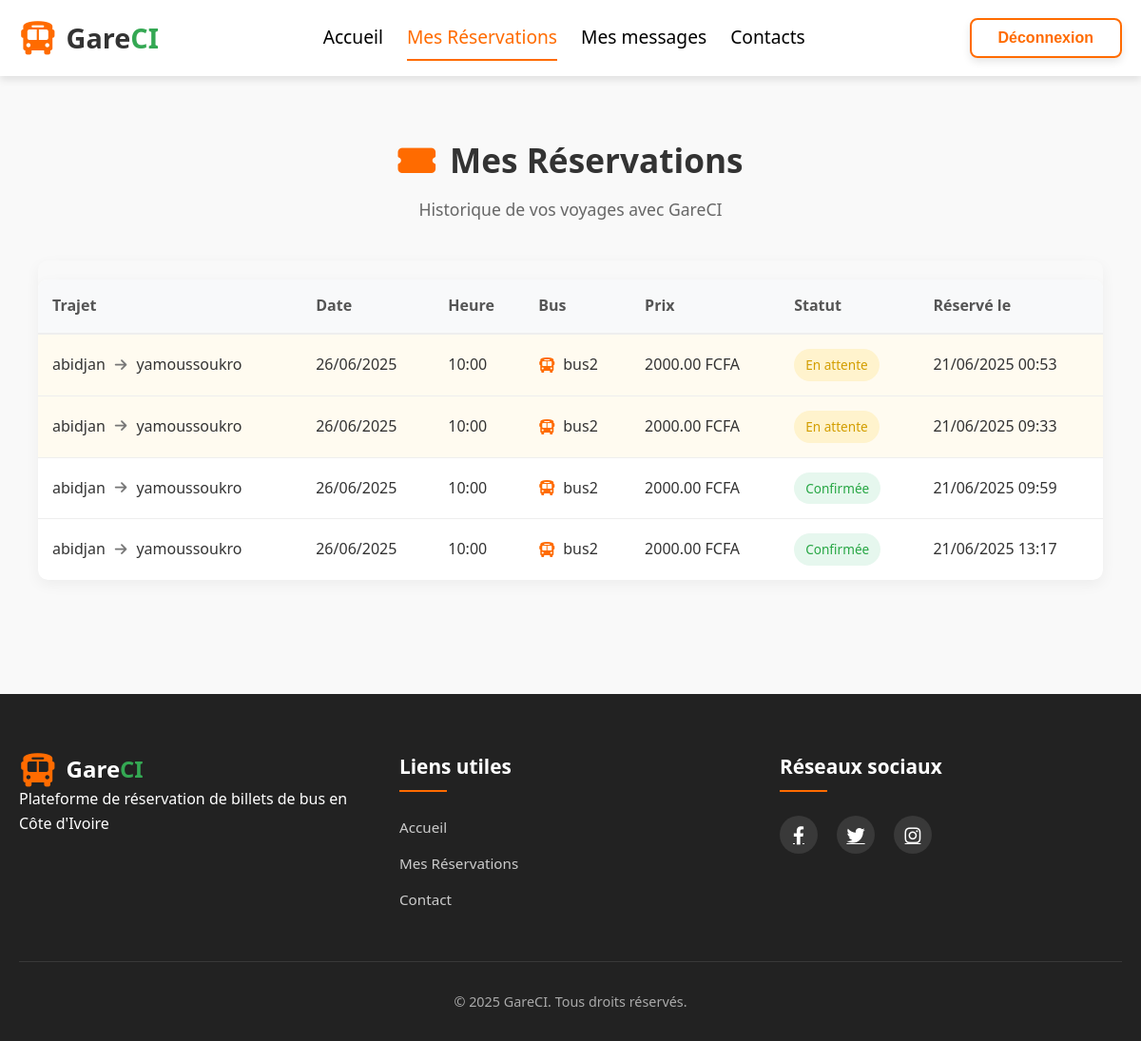
Screenshot of /reservations/list/ (signed in) with the database file from the repository.
### reservations/models.py (models this page shows, shortened)
class Reservation(models.Model):
    STATUS_CHOICES = [
        ('P', 'En attente'),
        ('C', 'Confirmée'),
        ('X', 'Annulée'),
    ]
    user = models.ForeignKey(settings.AUTH_USER_MODEL, on_delete=models.CASCADE)
    departure = models.ForeignKey(Departure, on_delete=models.CASCADE)
    status = models.CharField(max_length=1, choices=STATUS_CHOICES, default='P')
    booked_at = models.DateTimeField(auto_now_add=True)

### trips/models.py (models this page shows, shortened)
class Departure(models.Model):
    trip = models.ForeignKey(Trip, on_delete=models.CASCADE)
    bus = models.ForeignKey(Bus, on_delete=models.CASCADE)
    date = models.DateField()
    time = models.TimeField()
    is_active = models.BooleanField(default=True)
    class Meta:
        ordering = ['date', 'time']  # Tri par défaut par date puis heure

class Trip(models.Model):
    origin = models.CharField(max_length=100)       # Ville de départ
    destination = models.CharField(max_length=100)  # Ville d'arrivée
    category = models.ForeignKey(Category, on_delete=models.CASCADE)
    description = models.TextField(blank=True)
    price = models.DecimalField(max_digits=10, decimal_places=2, default=0)  # Prix du trajet

class Bus(models.Model):
    name = models.CharField(max_length=100)
    capacity = models.PositiveIntegerField()
    def __str__(self):
        return self.name

### reservations/views.py (the view)
# urls.py: path('reservations/', ReservationAdminListView.as_view(), name='reservation_list'),
@login_required
def reservation_list(request):
    reservations = Reservation.objects.filter(user=request.user)
    return render(request, 'reservations/reservation_list.html', {'reservations': reservations,'active_tab':'reservation'})

### reservations/templates/reservations/reservation_list.html (shortened to what this page needs)
{% extends 'base.html' %}
{% block content %}
<div class="reservations-container">
    <div class="reservations-header">
        <h1><i class="fas fa-ticket-alt"></i> Mes Réservations</h1>
        <p class="subtitle">Historique de vos voyages avec GareCI</p>
    </div>
    {% if user.is_authenticated %}
        {% if reservations %}
        <div class="reservations-table-container">
            <table class="reservations-table">
                <thead>
                    <tr>
                        <th>Trajet</th>
                        <th>Date</th>
                        <th>Heure</th>
                        <th>Bus</th>
                        <th>Prix</th>
                        <th>Statut</th>
                        <th>Réservé le</th>
                    </tr>
                </thead>
                <tbody>
                    {% for reservation in reservations %}
                    <tr class="reservation-row {% if reservation.status == 'X' %}cancelled{% elif reservation.status == 'P' %}pending{% endif %}">
                        <td data-label="Trajet">
                            <div class="trip-info">
                                <span class="origin">{{ reservation.departure.trip.origin }}</span>
                                <i class="fas fa-arrow-right"></i>
                                <span class="destination">{{ reservation.departure.trip.destination }}</span>
                            </div>
                        </td>
                        <td data-label="Date">{{ reservation.departure.date|date:"d/m/Y" }}</td>
                        <td data-label="Heure">{{ reservation.departure.time|time:'H:i' }}</td>
                        <td data-label="Bus">
                            <div class="bus-info">
                                <i class="fas fa-bus"></i> {{ reservation.departure.bus }}
                            </div>
                        </td>
                        <td data-label="Prix">{{ reservation.departure.trip.price }} FCFA</td>
                        <td data-label="Statut">
                            <span class="status-badge
                                {% if reservation.status == 'C' %}confirmed
                                {% elif reservation.status == 'P' %}pending
                                {% else %}cancelled{% endif %}">
                                {% if reservation.status == 'P' %}En attente
                                {% elif reservation.status == 'C' %}Confirmée
                                {% elif reservation.status == 'X' %}Annulée{% endif %}
                            </span>
                        </td>
                        <td data-label="Réservé le">{{ reservation.booked_at|date:'d/m/Y H:i' }}</td>
                    </tr>
                    {% endfor %}
                </tbody>
            </table>
        </div>
        {% endif %}
    {% endif %}
</div>
{% endblock %}

### static/css/bases.css (style rules this page uses)
:root { --primary-color: #FF6B00; --secondary-color: #34A853; --text-color: #333; --bg-color: #f9f9f9; --footer-bg: #222; --shadow-default: 0 4px 8px rgba(0, 0, 0, 0.1); --border_c: #ddd; }
* { margin: 0; padding: 0; box-sizing: border-box; }
body { font-family: 'Segoe UI', Tahoma, Geneva, Verdana, sans-serif; line-height: 1.6; color: var(--text-color); background-color: var(--bg-color); position: relative; min-height: 100vh; }

### static/css/homes.css (style rules this page uses)
.reservations-table { width: 100%; border-collapse: collapse; background-color: white; border-radius: 10px; box-shadow: 0 5px 15px rgba(0, 0, 0, 0.05); overflow: hidden; margin-top: 20px; }
.reservations-table th, .reservations-table td { padding: 12px 15px; text-align: left; border-bottom: 1px solid #e0e0e0; }
.reservations-table th { background-color: #f9f9f9; font-weight: 600; }

### static/css/searchs.css (style rules this page uses)
.trip-info { display: flex; align-items: center; gap: 10px; }
.trip-info i { color: #777; font-size: 0.9rem; }
.bus-info { display: flex; align-items: center; gap: 8px; }
.bus-info i { color: #FF6B00; }

### static/css/reservations/reservationlistes.css (style rules this page uses)
.reservations-container { max-width: 1200px; margin: 40px auto; padding: 0 20px; }
.reservations-header { text-align: center; margin-bottom: 40px; }
.reservations-header h1 { color: #333; font-size: 2.2rem; margin-bottom: 10px; display: flex; align-items: center; justify-content: center; }
.reservations-header h1 i { margin-right: 15px; color: #FF6B00; }
.reservations-header .subtitle { color: #666; font-size: 1.1rem; }
.reservations-table-container { overflow-x: auto; box-shadow: 0 5px 15px rgba(0, 0, 0, 0.05); border-radius: 10px; margin-bottom: 40px; }
.reservations-table { width: 100%; border-collapse: collapse; background-color: white; }
.reservations-table th { background-color: #f8f9fa; padding: 15px; text-align: left; font-weight: 600; color: #555; border-bottom: 2px solid #eee; }
.reservations-table td { padding: 15px; border-bottom: 1px solid #eee; vertical-align: middle; }
.reservations-table tr:last-child td { border-bottom: none; }
.reservation-row.pending { background-color: #fffbf0; }
.trip-info { display: flex; align-items: center; gap: 10px; }
.trip-info i { color: #777; font-size: 0.9rem; }
.bus-info { display: flex; align-items: center; gap: 8px; }
.bus-info i { color: #FF6B00; }
.status-badge { display: inline-block; padding: 6px 12px; border-radius: 20px; font-size: 0.85rem; font-weight: 500; }
.status-badge.confirmed { background-color: #e6f7ee; color: #28a745; }
.status-badge.pending { background-color: #fff3cd; color: #d39e00; }

### rows the page displays
Reservation: departure.trip.origin "abidjan", departure.trip.destination "yamoussoukro", departure "26/06/2025", departure.time "10:00", departure.bus "bus2", departure.trip.price "2000.00", status "En attente", booked_at "21/06/2025 00:53"
Reservation: departure.trip.origin "abidjan", departure.trip.destination "yamoussoukro", departure "26/06/2025", departure.time "10:00", departure.bus "bus2", departure.trip.price "2000.00", status "En attente", booked_at "21/06/2025 09:33"
Reservation: departure.trip.origin "abidjan", departure.trip.destination "yamoussoukro", departure "26/06/2025", departure.time "10:00", departure.bus "bus2", departure.trip.price "2000.00", status "Confirmée", booked_at "21/06/2025 09:59"
Reservation: departure.trip.origin "abidjan", departure.trip.destination "yamoussoukro", departure "26/06/2025", departure.time "10:00", departure.bus "bus2", departure.trip.price "2000.00", status "Confirmée", booked_at "21/06/2025 13:17"
